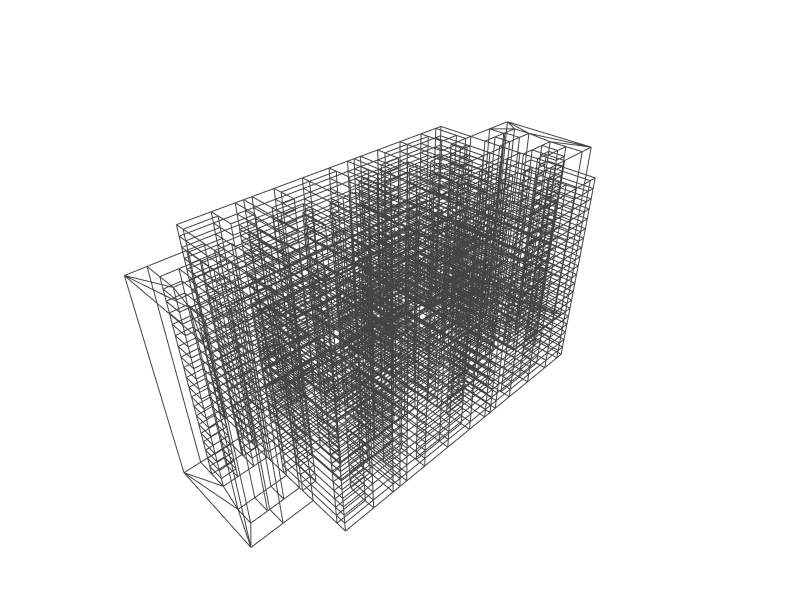

This figure's notebook cell:
### Markdown cell above
## 7. Visualising only lines

### Code cell
Topology.Show(objects,
              edgeColor=[100,100,200],   # visible color, not white
              edgeWidth=2,
              showFaces=False,           # skip faces entirely
              showVertices=False,
              backgroundColor="white",
              width=800,
              height=600,
              renderer=renderer)

### Figure 1 — Plotly figure (JSON) as saved in the notebook; plotly's stock layout.template omitted (floating-point values rounded to 4 significant figures; data arrays with more than 128 entries replaced by an {"elided": "..."} marker saying what was removed)
{"data": [{"hoverinfo": "text", "legendgroup": "2", "legendrank": 2, "line": {"color": [100, 100, 200], "dash": "solid", "width": 2}, "marker": {"size": 0}, "mode": "lines", "name": "1: default (Edges)", "showlegend": false, "text": "", "type": "scatter3d", "x": {"elided": "106692 int values"}, "y": {"elided": "106692 int values"}, "z": {"elided": "106692 int values"}}], "layout": {"autosize": true, "height": 600, "margin": {"b": 40, "l": 40, "r": 40, "t": 40}, "paper_bgcolor": "#FFFFFF", "plot_bgcolor": "#FFFFFF", "scene": {"aspectmode": "data", "camera": {"center": {"x": 0, "y": 0, "z": 0}, "eye": {"x": -1.25, "y": -1.25, "z": 1.25}, "projection": {"type": "perspective"}, "up": {"x": 0, "y": 0, "z": 1}}, "xaxis": {"visible": false}, "yaxis": {"visible": false}, "zaxis": {"visible": false}}, "showlegend": true, "width": 800, "xaxis": {"showgrid": false, "visible": false, "zeroline": false}, "yaxis": {"showgrid": false, "visible": false, "zeroline": false}}}
